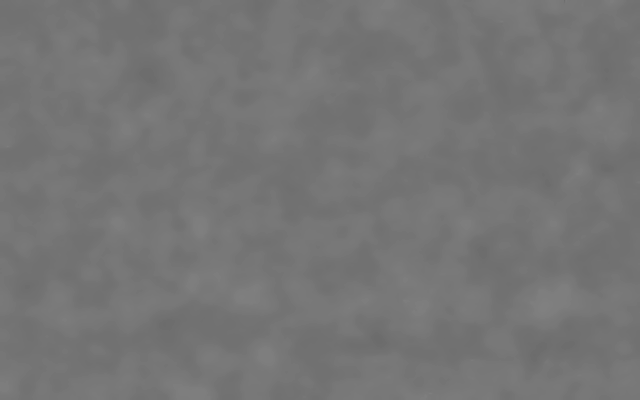
#> input picture images/psfH,0_2cm,7cm.png, 640 x 400 px; the run also reads 1 picture not shown here
$ jupyter execute --allow-errors gradient-descent.ipynb   (shell and % lines are left out)
#> lines starting #> are read from the running program, lines starting #| are printed output that depends on the picture
### Gradient Descent and FISTA

$\newcommand\measurementvec{\mathbf{b}}
\newcommand\measurementmtx{\mathbf{A}}
\newcommand\imagevec{\mathbf{v}}
\newcommand\psf{\mathbf{h}}
\newcommand{\crop}{\mathbf{C}}
\newcommand\full{\mathbf{A}}
\newcommand{\ftpsf}{\mathbf{H}}$
Gradient descent is an iterative algorithm that finds the minimum of a convex function by following the slope "downhill" until it reaches a minimum. To solve the minimization problem
\begin{equation*}
    \operatorname{minimize} g(\mathbf{x}),
\end{equation*}
we find the gradient of $g$ wrt $\mathbf{x}$, $\nabla_\mathbf{x} g$, and use the property that the gradient always points in the direction of steepest _ascent_. In order to minimize $g$, we go the other direction:
$$\begin{align*}
    \mathbf{x}_0 &= \text{ initial guess} \\
    \mathbf{x}_{k+1} &\leftarrow \mathbf{x}_k - \alpha_k \nabla g(\mathbf{x}_k),
\end{align*}$$
where $\alpha$ is a step size that determines how far in the descent direction we go at each iteration.

Applied to our problem:
$$\begin{align*}
    g(\imagevec) &= \frac{1}{2} \|\full\imagevec- \measurementvec \|_2^2 \\
    \nabla_\imagevec g(\imagevec) &= \full^H (\full\imagevec-\measurementvec),
\end{align*}$$
where $\full^H$ is the adjoint of $\full$, $\measurementvec$ is the sensor measurement and $\imagevec$ is the image of the scene.

We use more efficient variants of this algorithm, like Nesterov Momentum and FISTA, both of which are shown below.

#### Loading and preparing our images

[cell 1]
import numpy as np
import cv2
import numpy.fft as fft
import matplotlib.pyplot as plt
from IPython import display
from PIL import Image
from scipy.signal.windows import tukey

The code takes in two grayscale images: a point spread function (PSF) $\texttt{psfname}$ and a sensor measurement $\texttt{imgname}$. The images can be downsampled by a factor $f$, which must be a of the form $1/{2^k}$, for some non negative integer $k$ (typically between 1/2 and 1/8).

[cell 2]
psfname = "./images/psfH,0_2cm,7cm.png"
imgname = "./images/pointsH,0_2cm,7cm.png"

# Downsampling factor (used to shrink images)
f = 1

# Number of iterations
iters = 10**3

[cell 3]
def loaddata(show_im=True):
#> called with show_im = True
    psf = Image.open(psfname)
#> psf is the input picture: PIL image 640x400 RGB; min 108, max 128, mean 117.1
    psf = np.array(psf, dtype='float32')[:,:,1]
#> psf: shape (400, 640) float32
    data = Image.open(imgname)
    data = np.array(data, dtype='float32')[:,:,1]
#> data: shape (400, 640) float32

    """In the picamera, there is a non-trivial background
    (even in the dark) that must be subtracted"""
    # bg = np.mean(psf[5:15,5:15])
    # psf -= bg
    # data -= bg

    """Resize to a more manageable size to do reconstruction on.
    Because resizing is downsampling, it is subject to aliasing
    (artifacts produced by the periodic nature of sampling). Demosaicing is an attempt
    to account for/reduce the aliasing caused. In this application, we do the simplest
    possible demosaicing algorithm: smoothing/blurring the image with a box filter"""

    def resize(img, factor):
#> called with factor = 1
        num = int(-np.log2(factor))
        for i in range(num):
            img = 0.25*(img[::2,::2,...]+img[1::2,::2,...]+img[::2,1::2,...]+img[1::2,1::2,...])
        return img

    psf = resize(psf, f)
    data = resize(data, f)

    """Now we normalize the images so they have the same total power. Technically not a
    necessary step, but the optimal hyperparameters are a function of the total power in
    the PSF (among other things), so it makes sense to standardize it"""

    psf /= np.linalg.norm(psf.ravel())
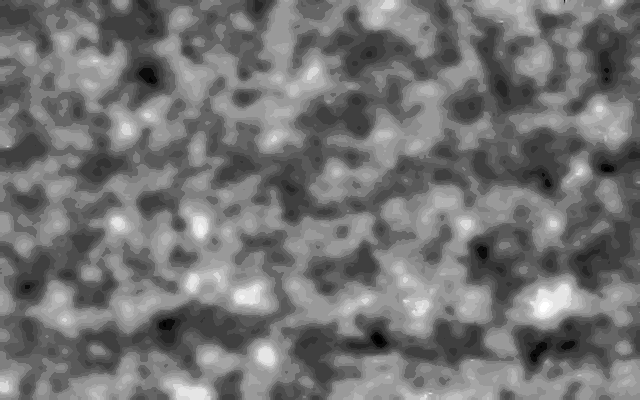
#> psf: shape (400, 640) float32; min 0.00182, max 0.00216, mean 0.00198; drawn with min black and max white
    data /= np.linalg.norm(data.ravel())
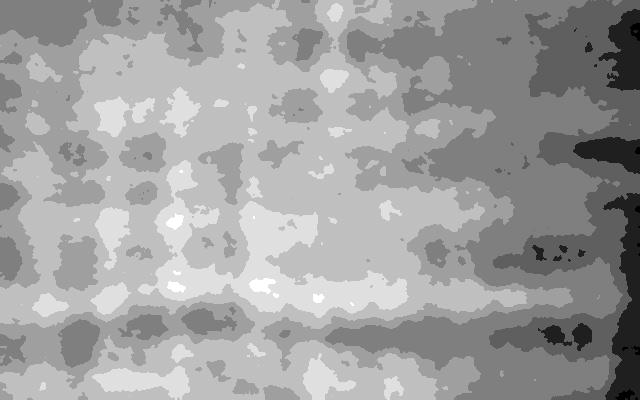
#> data: shape (400, 640) float32; min 0.00192, max 0.00201, mean 0.00198; drawn with min black and max white

    if show_im:
        fig1 = plt.figure()
        plt.imshow(psf, cmap='gray')
        plt.title('PSF')
        display.display(fig1)
        fig2 = plt.figure()
        plt.imshow(data, cmap='gray')
        plt.title('Raw data')
        display.display(fig2)

    return psf, data
